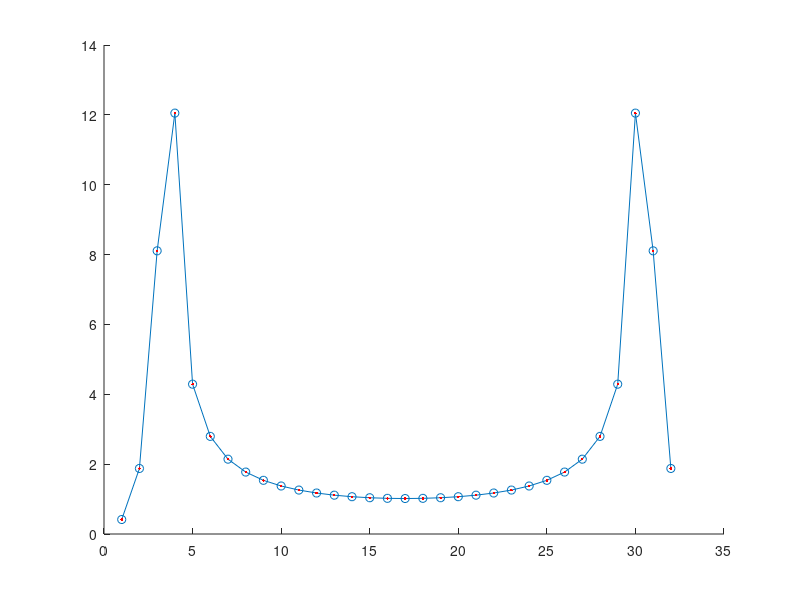

The MATLAB source for this figure:
clear all; close all;
clc;

N=32;
xn=cos(0.5*[0:N-1]);

for k=1:N
    X(k)=0;
    for n=1:N 
    X(k)=xn(n)*exp(-j*(2*pi/N)*(k-1)*(n-1))+X(k);
    end
end

% for n=1:N
%     x(n)=0;
%     for k=1:N
%  X(n)=(1/N)*xn(k)*exp( j*2*pi*(k-1)*(n-1)/N)+x(n);
%     end
% end


figure(1)
hold on
plot(abs(fft(xn)),'o-')
plot(abs(X),'.r')
